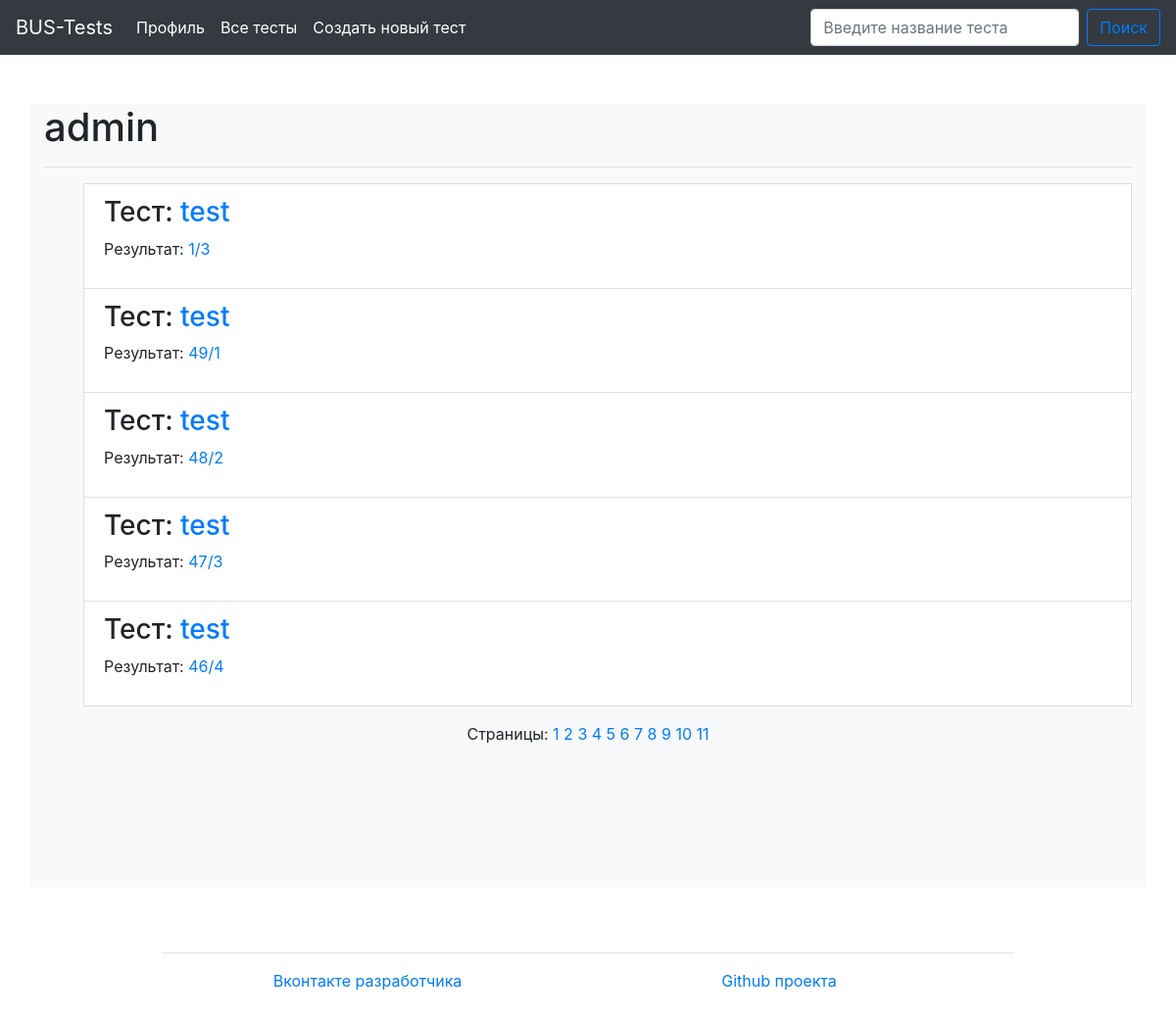
/accounts/profile/ (signed in), run on the app's committed database.
### main/models.py (models this page shows)
class Result(models.Model):
    count_questions = models.IntegerField()
    count_correct_questions = models.IntegerField()
    user = models.ForeignKey(User, on_delete=models.CASCADE, blank=True)
    test = models.ForeignKey(Test, on_delete=models.CASCADE)

class Test(models.Model):
    title = models.CharField(max_length=120)
    def __str__(self):
        return self.title

### main/views.py (the view)
# urls.py: path('accounts/profile/', views.profile, name='profile'),
def profile(request, page=1):
    if request.user.is_authenticated:
        results = models.Result.objects.filter(user=request.user).order_by('-id')
        count_pages = ceil(len(results) / ELEMENT_IN_PAGE)
        results = results[(page - 1) * ELEMENT_IN_PAGE:page * ELEMENT_IN_PAGE]
        return render(request, 'registration/profile.html',
                      {'user': request.user,
                       'results': results,
                       'pages': range(1, count_pages + 1) if count_pages > ELEMENT_IN_PAGE else False})
    return HttpResponseRedirect(reverse('login'))

### templates/registration/profile.html (shortened to what this page needs)
{% extends 'wrapper.html' %}
{% block content %}
    <h1>{{ user.username }}</h1>
    <hr>
    {% if results %}
        <ul class="list_container">
            {% for res in results %}
                <li class="list-group-item">
                    <h3>Тест: <a href="{% url 'test' res.test_id %}">{{ res.test }}</a></h3>
                    <p>Результат: <a href="{% url 'result' res.id %}">
                        {{ res.count_correct_questions }}/{{ res.count_questions }}
                    </a></p>
                </li>
            {% endfor %}
        </ul>
        {% if pages %}
            <div style="padding-top: unset" class="text-center">
                <span>Страницы: </span>
               {% for page in pages %}
                   <a href="{% url 'profile_page' page %}">{{ page }}</a>
               {% endfor %}
            </div>
        {% endif %}
    {% else %}
        <h4>Вы не прошли не одного теста</h4>
    {% endif %}
{% endblock %}

### data on the page
Result: test "test", count_correct_questions "1", count_questions "3"
Result: test "test", count_correct_questions "49", count_questions "1"
Result: test "test", count_correct_questions "48", count_questions "2"
Result: test "test", count_correct_questions "47", count_questions "3"
Result: test "test", count_correct_questions "46", count_questions "4"

### other printed values
{{ user.username }} "admin"
{{ page }} "1" "2" "3" "4" "5" "6" "7" "8" "9" "10" "11"
